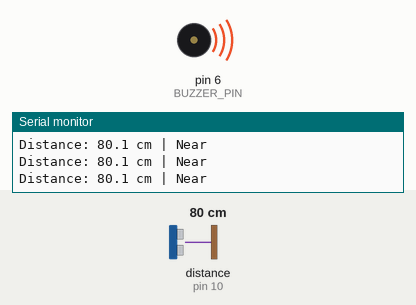
This sketch was run on a simulated Arduino Uno, built with avr-gcc and run on an emulated ATmega328P. Shown: buzzer (waves = sounding), the last lines printed to the serial monitor. Wiring (inferred from the names in the program): ultrasonic range finder: trigger pin 9; echo pin 10. The test bench sets the inputs (shaded band); at power-on: distance to the obstacle (sensor on pin 10) 80 cm. The echo pulse lasts 58.3 µs per cm.

Above: at 0.6 s.
1.3 s: distance to the obstacle (sensor on pin 10) set to 23 cm
At 1.5 s:
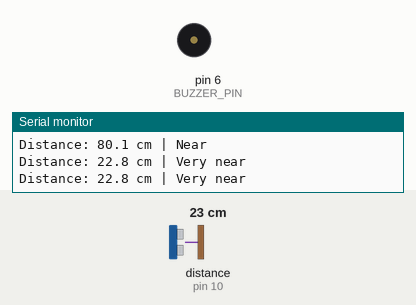
4.3 s: distance to the obstacle (sensor on pin 10) set to 18 cm
5.9 s: distance to the obstacle (sensor on pin 10) set to 120 cm
At 6.4 s:
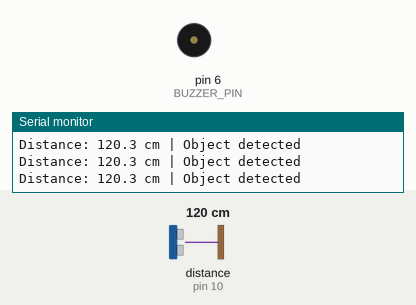
8.1 s: distance to the obstacle (sensor on pin 10) set to 2 cm
9.6 s: distance to the obstacle (sensor on pin 10) set to 35 cm
At 9.9 s:
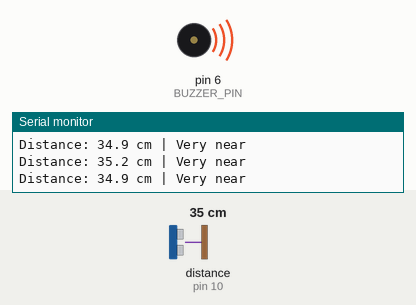
Timing chart, 0 to 13.6 s (numbered marks = the images above; inputs shaded):
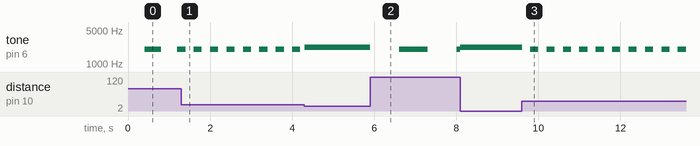

Measured:
- after the input at 1.3 s, tone on pin 6 (BUZZER_PIN): alternates 2000 Hz for 0.20 s and silent for 0.20 s, starting after 0.10 s
- after the input at 5.9 s, tone on pin 6 (BUZZER_PIN): alternates 2000 Hz for 0.70 s and silent for 0.70 s, starting at once
- after the input at 9.6 s, tone on pin 6 (BUZZER_PIN): alternates 2000 Hz for 0.20 s and silent for 0.20 s, starting at once

The sketch:

parking_alarm.ino
```cpp
/*
  Automatic Reverse Car Parking Alarm Sensor
  Example implementation: Arduino Uno + HC-SR04 + active buzzer

  Wiring:
    HC-SR04 VCC  -> 5V
    HC-SR04 GND  -> GND
    HC-SR04 TRIG -> D9
    HC-SR04 ECHO -> D10
    Buzzer +     -> D6
    Buzzer -     -> GND

  Educational prototype only. Not a certified automotive safety system.
*/

const byte TRIG_PIN = 9;
const byte ECHO_PIN = 10;
const byte BUZZER_PIN = 6;

const unsigned long ECHO_TIMEOUT_US = 30000UL; // About 5 m max echo window
const unsigned long SAMPLE_INTERVAL_MS = 100UL;

const int FAR_THRESHOLD_CM = 150;
const int MEDIUM_THRESHOLD_CM = 100;
const int NEAR_THRESHOLD_CM = 50;
const int VERY_NEAR_THRESHOLD_CM = 20;

unsigned long lastSampleMs = 0;
unsigned long lastBeepMs = 0;
bool buzzerOn = false;

float measureDistanceCm() {
  digitalWrite(TRIG_PIN, LOW);
  delayMicroseconds(3);
  digitalWrite(TRIG_PIN, HIGH);
  delayMicroseconds(10);
  digitalWrite(TRIG_PIN, LOW);

  unsigned long duration = pulseIn(ECHO_PIN, HIGH, ECHO_TIMEOUT_US);
  if (duration == 0) {
    return -1.0f; // No echo / out of range
  }

  return duration / 58.0f;
}

void stopAlert() {
  noTone(BUZZER_PIN);
  buzzerOn = false;
}

void updateAlert(float distanceCm) {
  if (distanceCm < 0 || distanceCm > FAR_THRESHOLD_CM) {
    stopAlert();
    return;
  }

  if (distanceCm <= VERY_NEAR_THRESHOLD_CM) {
    tone(BUZZER_PIN, 2200);
    buzzerOn = true;
    return;
  }

  unsigned long intervalMs;
  if (distanceCm <= NEAR_THRESHOLD_CM) {
    intervalMs = 120;
  } else if (distanceCm <= MEDIUM_THRESHOLD_CM) {
    intervalMs = 350;
  } else {
    intervalMs = 700;
  }

  unsigned long now = millis();
  if (now - lastBeepMs >= intervalMs) {
    lastBeepMs = now;
    buzzerOn = !buzzerOn;
    if (buzzerOn) {
      tone(BUZZER_PIN, 2000);
    } else {
      noTone(BUZZER_PIN);
    }
  }
}

void setup() {
  pinMode(TRIG_PIN, OUTPUT);
  pinMode(ECHO_PIN, INPUT);
  pinMode(BUZZER_PIN, OUTPUT);
  digitalWrite(TRIG_PIN, LOW);

  Serial.begin(9600);
  Serial.println("Automatic Reverse Car Parking Alarm Sensor");
  Serial.println("Distance (cm) | Status");
}

void loop() {
  unsigned long now = millis();
  if (now - lastSampleMs < SAMPLE_INTERVAL_MS) {
    return;
  }
  lastSampleMs = now;

  float distanceCm = measureDistanceCm();

  Serial.print("Distance: ");
  if (distanceCm < 0) {
    Serial.println("No echo / out of range");
  } else {
    Serial.print(distanceCm, 1);
    Serial.print(" cm | ");
    if (distanceCm <= VERY_NEAR_THRESHOLD_CM) {
      Serial.println("STOP - very close");
    } else if (distanceCm <= NEAR_THRESHOLD_CM) {
      Serial.println("Very near");
    } else if (distanceCm <= MEDIUM_THRESHOLD_CM) {
      Serial.println("Near");
    } else if (distanceCm <= FAR_THRESHOLD_CM) {
      Serial.println("Object detected");
    } else {
      Serial.println("Clear");
    }
  }

  updateAlert(distanceCm);
}
```
